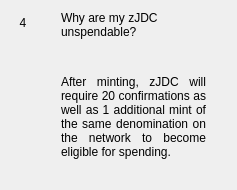
                  <widget class="QWidget" name="widgetFaq4" native="true">
                   <layout class="QHBoxLayout" name="horizontalPage_4" stretch="0,1">
                    <item alignment="Qt::AlignTop">
                     <widget class="QLabel" name="labelNumber4">
                      <property name="minimumSize">
                       <size>
                        <width>24</width>
                        <height>24</height>
                       </size>
                      </property>
                      <property name="maximumSize">
                       <size>
                        <width>16777215</width>
                        <height>24</height>
                       </size>
                      </property>
                      <property name="text">
                       <string>4</string>
                      </property>
                      <property name="alignment">
                       <set>Qt::AlignCenter</set>
                      </property>
                     </widget>
                    </item>
                    <item>
                     <layout class="QVBoxLayout" name="verticalLayoutPage_4">
                      <property name="leftMargin">
                       <number>20</number>
                      </property>
                      <property name="rightMargin">
                       <number>20</number>
                      </property>
                      <item>
                       <widget class="QLabel" name="labelSubtitle4">
                        <property name="text">
                         <string>Why are my zJDC unspendable?</string>
                        </property>
                        <property name="wordWrap">
                         <bool>true</bool>
                        </property>
                       </widget>
                      </item>
                      <item>
                       <spacer name="verticalSpacer_40">
                        <property name="orientation">
                         <enum>Qt::Vertical</enum>
                        </property>
                        <property name="sizeType">
                         <enum>QSizePolicy::Fixed</enum>
                        </property>
                        <property name="sizeHint" stdset="0">
                         <size>
                          <width>20</width>
                          <height>30</height>
                         </size>
                        </property>
                       </spacer>
                      </item>
                      <item>
                       <widget class="QLabel" name="labelContent4">
                        <property name="text">
                         <string>
                           &lt;html&gt;&lt;head/&gt;&lt;body&gt;&lt;p align=&quot;justify&quot;&gt;
                           After minting, zJDC will require 20 confirmations as well as 1
                           additional mint of the same denomination on the network to
                           become eligible for spending.
                           &lt;/p&gt;&lt;/body&gt;&lt;/html&gt;
                         </string>
                        </property>
                        <property name="alignment">
                         <set>Qt::AlignLeading|Qt::AlignLeft|Qt::AlignTop</set>
                        </property>
                        <property name="wordWrap">
                         <bool>true</bool>
                        </property>
                       </widget>
                      </item>
                      <item>
                       <spacer name="verticalSpacer_41">
                        <property name="orientation">
                         <enum>Qt::Vertical</enum>
                        </property>
                        <property name="sizeHint" stdset="0">
                         <size>
                          <width>20</width>
                          <height>20</height>
                         </size>
                        </property>
                       </spacer>
                      </item>
                     </layout>
                    </item>
                   </layout>
                  </widget>
